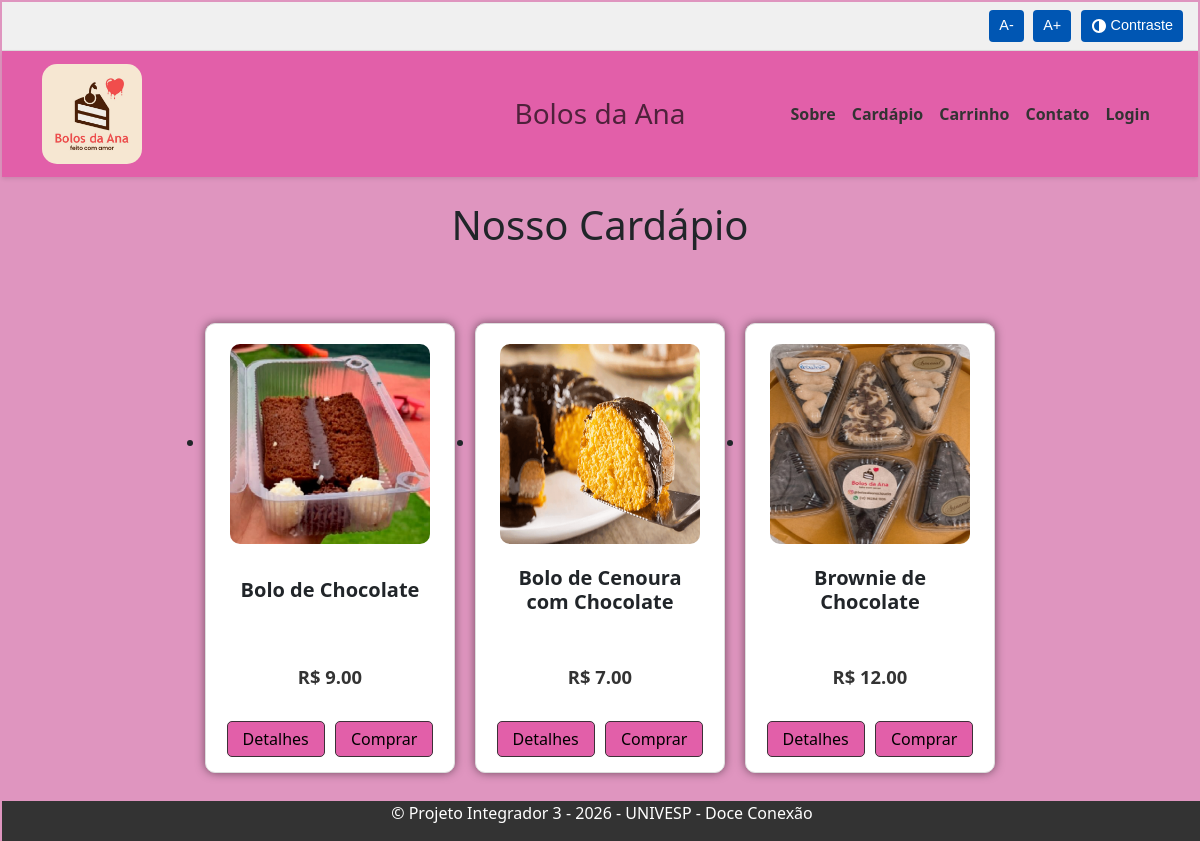
/, run on an earlier commit of the app's database.
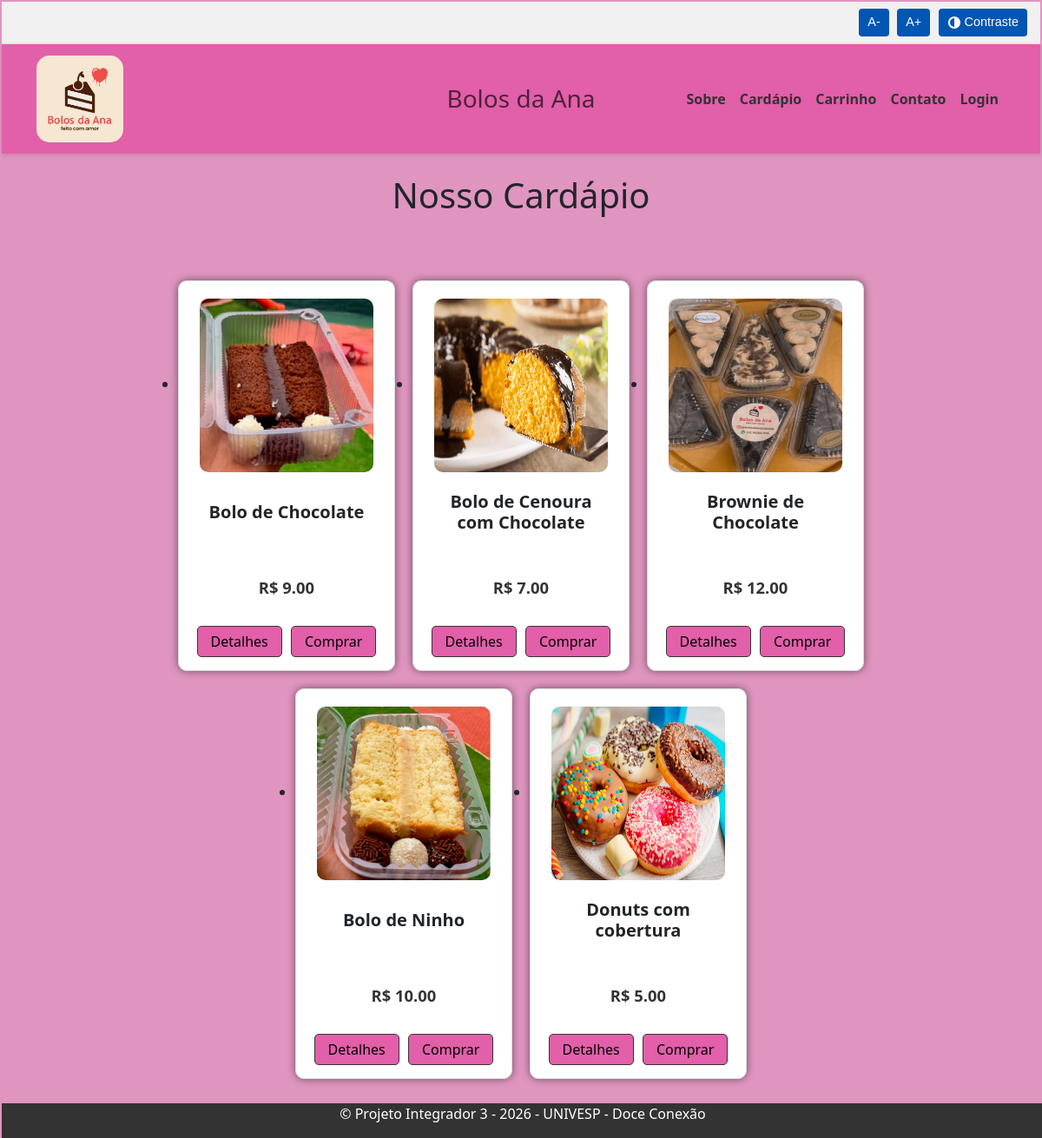
And on a later commit of the database.
### app.py (models this page shows)
class Produto(db.Model):
    id = db.Column(db.Integer, primary_key=True)
    nome = db.Column(db.String(100), nullable=False)
    categoria = db.Column(db.String(50), nullable=False)
    preco = db.Column(db.Float, nullable=False)
    estoque = db.Column(db.Integer, nullable=False)
    imagem = db.Column(db.String(200))
    descricao = db.Column(db.String(200), nullable=False)

### app.py (the view)
    @app.route('/')
    def index():
        produtos = Produto.query.all()
        return render_template('index.html', produtos=produtos)

### templates/index.html (shortened to what this page needs)
{% extends 'base.html' %}
{% block content %}
<main role="main" class="container">
    <h1 class="text-center my-4">Nosso Cardápio</h1>
    <ul class="produtos">
        {% for produto in produtos %}
            <li class="produto {% if produto.estoque <= 0 %}sem-estoque{% endif %}">
                <img src="{{ produto.imagem }}" alt="Foto de {{ produto.nome }}">
                <div class="nome_produto">
                    <h2>{{ produto.nome }}</h2>
                </div>
                <div class="preco_pos">
                    <p class="preco">R$ {{ "%.2f"|format(produto.preco) }}</p>
                </div>
                <div class="botoes_produto_rodape">
                    <button type="button" class="btn-detalhes" onclick="openPopup({{ produto.id }}, this)">
                        Detalhes
                    </button>
                    <form method="POST" action="{{ url_for('carrinho') }}" style="display: inline;">
                        <button type="submit" class="btn-comprar" {% if produto.estoque <= 0 %}disabled{% endif %}>
                            Comprar
                        </button>
                    </form>
                </div>
            </li> {% endfor %}
    </ul> </main>
{% endblock %}

What changed in the data, as far as the page shows it:
added Produto: imagem (picture), nome "Bolo de Ninho", preco "10.00"
added Produto: imagem (picture), nome "Donuts com cobertura", preco "5.00"
